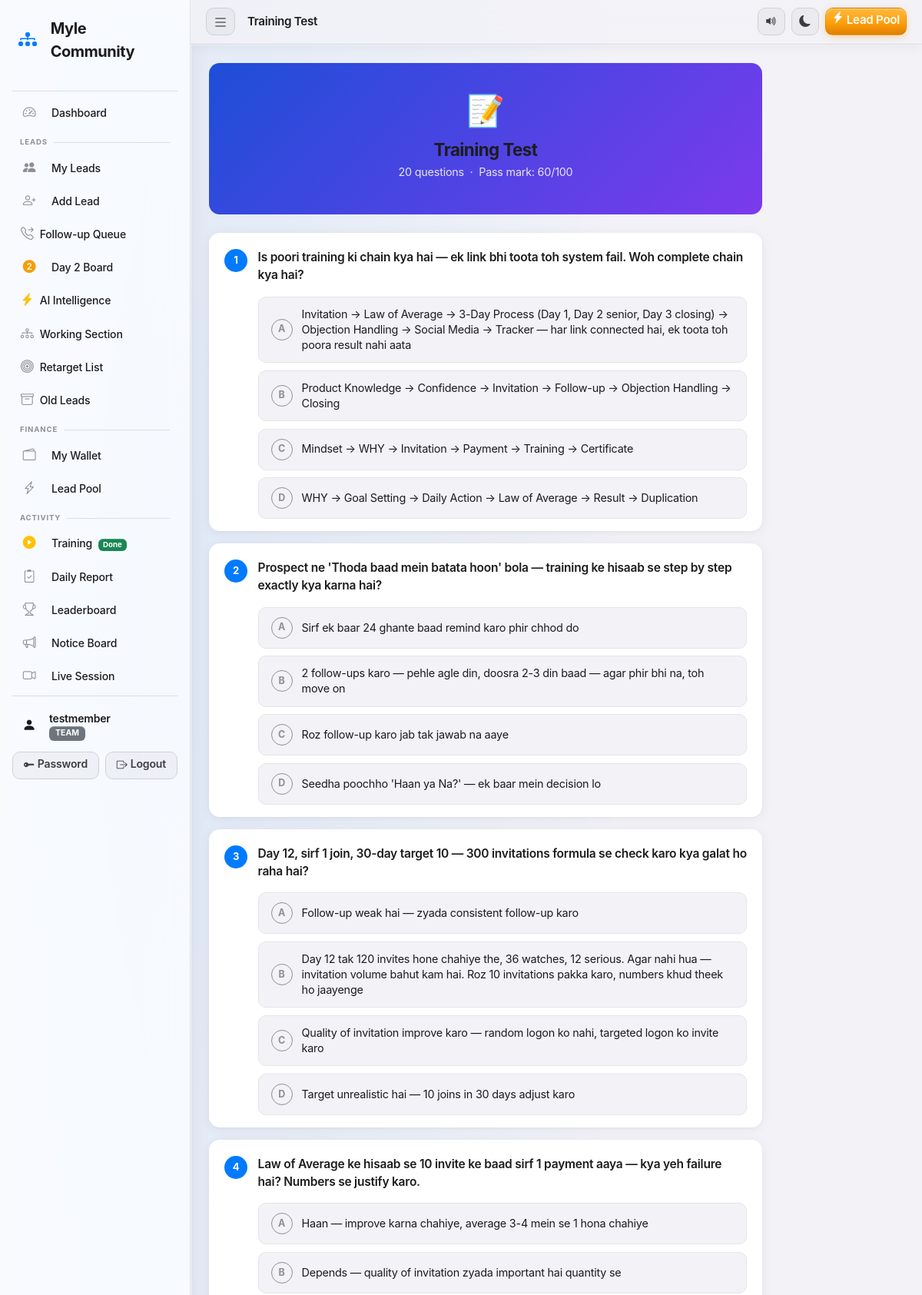
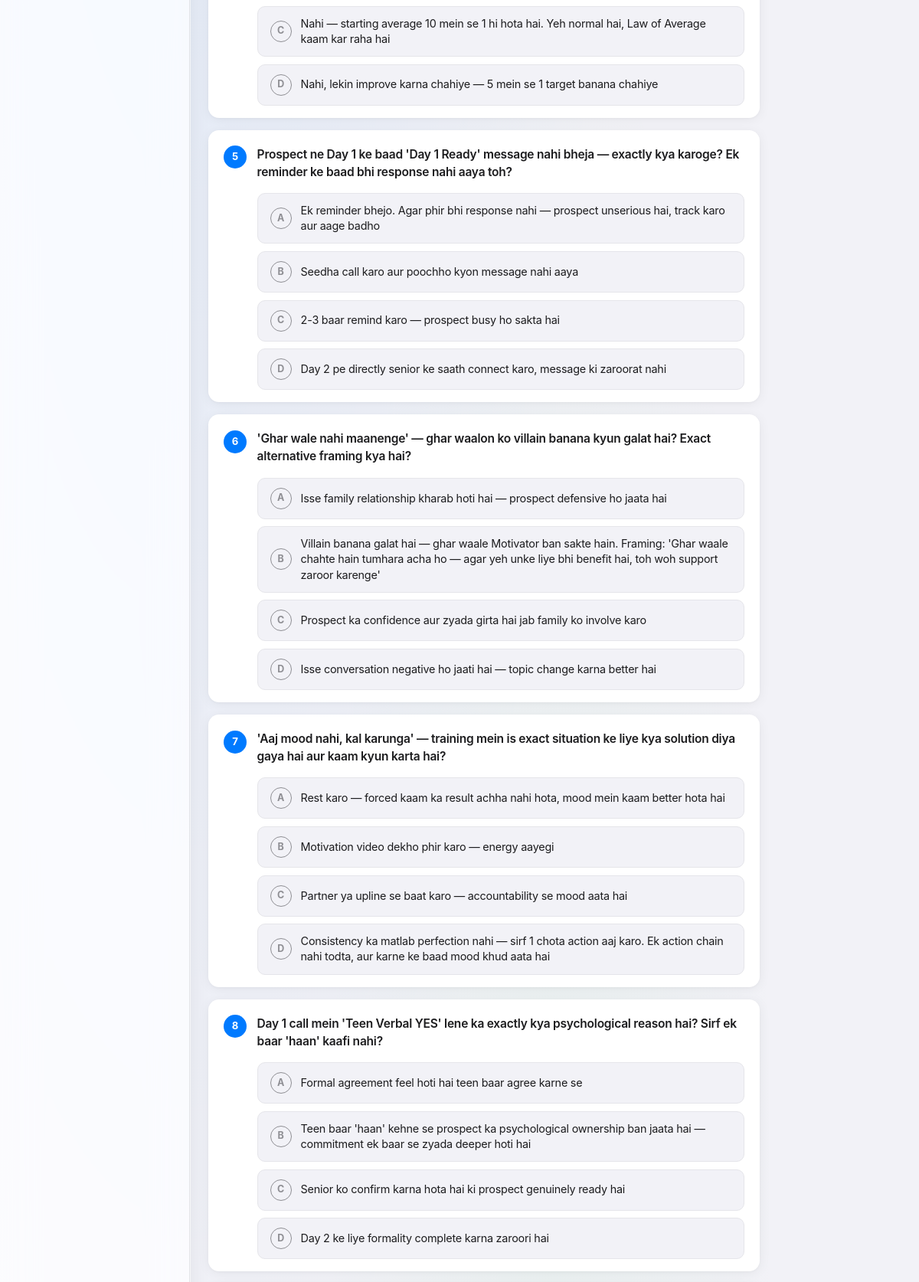
The app's page /training/test (signed in, upper part) with its own data (2 pictures, top to bottom).
### tables this page shows
CREATE TABLE users (
            id         INTEGER PRIMARY KEY AUTOINCREMENT,
            username   TEXT    NOT NULL UNIQUE,
            password   TEXT    NOT NULL,
            role       TEXT    NOT NULL DEFAULT 'team',
            created_at TEXT    NOT NULL DEFAULT (datetime('now','localtime'))
        , fbo_id TEXT NOT NULL DEFAULT '', upline_name TEXT NOT NULL DEFAULT '', phone TEXT NOT NULL DEFAULT '', status TEXT NOT NULL DEFAULT 'pending', email TEXT NOT NULL DEFAULT '', display_picture TEXT NOT NULL DEFAULT '', calling_reminder_time TEXT NOT NULL DEFAULT '', training_required INTEGER NOT NULL DEFAULT 0, training_status TEXT NOT NULL DEFAULT 'not_required', joining_date TEXT NOT NULL DEFAULT '', certificate_path TEXT NOT NULL DEFAULT '', badges_json TEXT NOT NULL DEFAULT '[]', test_score INTEGER NOT NULL DEFAULT -1, test_attempts INTEGER NOT NULL DEFAULT 0, upline_username TEXT NOT NULL DEFAULT '', certificate_blob TEXT NOT NULL DEFAULT '');

CREATE TABLE training_questions (
            id             INTEGER PRIMARY KEY AUTOINCREMENT,
            question       TEXT    NOT NULL,
            option_a       TEXT    NOT NULL DEFAULT '',
            option_b       TEXT    NOT NULL DEFAULT '',
            option_c       TEXT    NOT NULL DEFAULT '',
            option_d       TEXT    NOT NULL DEFAULT '',
            correct_answer TEXT    NOT NULL DEFAULT 'a',
            sort_order     INTEGER NOT NULL DEFAULT 0,
            created_at     TEXT    NOT NULL DEFAULT (datetime('now','localtime'))
        );

### app.py (the view)
@app.route('/training/test')
@login_required
def training_test():
    username = session['username']
    db = get_db()
    user_row = db.execute(
        "SELECT training_status, test_score, test_attempts FROM users WHERE username=?",
        (username,)
    ).fetchone()
    ts = (user_row and user_row['training_status']) or 'pending'
    if ts not in ('completed', 'unlocked'):
        db.close()
        flash('Complete all 7 days of training first.', 'warning')
        return redirect(url_for('training_home'))
    session['training_status'] = ts  # keep session in sync
    questions = db.execute(
        "SELECT * FROM training_questions ORDER BY RANDOM() LIMIT 20"
    ).fetchall()
    test_score   = user_row['test_score']   if user_row else -1
    test_attempts = user_row['test_attempts'] if user_row else 0
    db.close()
    return render_template('training_test.html',
                           questions=questions,
                           test_score=test_score,
                           test_attempts=test_attempts,
                           training_status=ts)

### templates/training_test.html (shortened to what this page needs)
{% extends "base.html" %}
{% block page_title %}Training Test{% endblock %}
{% block content %}
<div class="tq-page">
  <div class="tq-header mb-4">
    <div class="tq-header-icon">📝</div>
    <h4 class="tq-header-title">Training Test</h4>
    <p class="tq-header-sub">{{ questions|length }} questions &nbsp;·&nbsp; Pass mark: 60/100</p>
  </div>
  {% if not questions %}
  <div class="tq-card text-center py-5">
    <i class="bi bi-patch-question tq-empty-icon"></i>
    <h5 class="fw-bold mt-3 mb-2">No questions added yet</h5>
    <p class="tq-subdesc">Admin hasn't added test questions. Check back later.</p>
    <a href="{{ url_for('training_home') }}" class="tq-btn outline mt-2">
      <i class="bi bi-arrow-left me-1"></i>Back to Training
    </a>
  </div>
  {% else %}
  <form method="post" action="{{ url_for('training_test_submit') }}" id="testForm">
    {% for q in questions %}
    <div class="tq-card mb-3" id="qcard_{{ loop.index }}">
      <div class="tq-q-header">
        <div class="tq-q-num">{{ loop.index }}</div>
        <p class="tq-q-text">{{ q.question }}</p>
      </div>
      <div class="tq-options" role="radiogroup">
        {% for opt, label in [('option_a','a'), ('option_b','b'), ('option_c','c'), ('option_d','d')] %}
        {% if q[opt] %}
        <label class="tq-option" for="q{{ q.id }}_{{ label }}" onclick="selectOption(this, {{ q.id }})">
          <span class="tq-opt-letter">{{ label|upper }}</span>
          <span class="tq-opt-text">{{ q[opt] }}</span>
        </label>
        {% endif %}
        {% endfor %}
      </div>
    </div>
    {% endfor %}
  </form>
  {% endif %}
</div>
{% endblock %}

### templates/base.html (shortened to what this page needs)
<!DOCTYPE html>
<html lang="en">
<head>
  <link href="https://cdn.jsdelivr.net/npm/bootstrap@5.3.3/dist/css/bootstrap.min.css" rel="stylesheet" />
  <link href="https://cdn.jsdelivr.net/npm/bootstrap-icons@1.11.3/font/bootstrap-icons.min.css" rel="stylesheet" />
  <link href="{{ url_for('static', filename='css/style.css') }}?v=20260318j" rel="stylesheet" />
</head>
<body>
<div class="d-flex" id="wrapper">
  <nav id="sidebar" class="d-flex flex-column p-3">
    <a href="{{ url_for('index') }}" class="sidebar-brand mb-4">
      <i class="bi bi-diagram-3-fill fs-4 me-2"></i>
      <span class="fs-5 fw-bold">Myle Community</span>
    </a>
    <hr />
    <ul class="nav nav-pills flex-column" id="sidebarNav">
      <li class="nav-item">
        {% if session.get('role') == 'admin' %}
        <a href="{{ url_for('admin_dashboard') }}"
           class="nav-link {% if request.endpoint == 'admin_dashboard' %}active{% endif %}">
          <i class="bi bi-speedometer2 me-2"></i><span>Dashboard</span>
        </a>
        {% else %}
        <a href="{{ url_for('team_dashboard') }}"
           class="nav-link {% if request.endpoint == 'team_dashboard' %}active{% endif %}">
          <i class="bi bi-speedometer2 me-2"></i><span>Dashboard</span>
        </a>
        {% endif %}
      </li>
      <li class="nav-section-label"><span>Leads</span><hr class="nav-section-line"></li>
      <li class="nav-item">
        <a href="{{ url_for('leads') }}"
           class="nav-link {% if request.endpoint in ['leads','edit_lead'] %}active{% endif %}">
          <i class="bi bi-people-fill me-2"></i>
          <span>{% if session.get('role') == 'admin' %}All Leads{% else %}My Leads{% endif %}</span>
        </a>
      </li>
      <li class="nav-item">
        <a href="{{ url_for('add_lead') }}"
           class="nav-link {% if request.endpoint == 'add_lead' %}active{% endif %}">
          <i class="bi bi-person-plus me-2"></i><span>Add Lead</span>
        </a>
      </li>
      <li class="nav-item">
        <a class="nav-link d-flex align-items-center justify-content-between {% if request.endpoint == 'follow_up_queue' %}active{% endif %}"
           href="/follow-up">
          <span><i class="bi bi-telephone-forward me-2"></i><span>Follow-up Queue</span></span>
        </a>
      </li>
      {% if session.get('role') != 'admin' %}
      <li class="nav-item">
        <a href="{{ url_for('day2_progress') }}"
           class="nav-link {% if request.endpoint == 'day2_progress' %}active{% endif %}">
          <i class="bi bi-2-circle-fill me-2" style="color:#f59e0b;"></i><span>Day 2 Board</span>
        </a>
      </li>
      {% endif %}
      <li class="nav-item">
        <a href="{{ url_for('intelligence') }}"
           class="nav-link d-flex align-items-center justify-content-between {% if request.endpoint == 'intelligence' %}active{% endif %}">
          <span><i class="bi bi-lightning-charge-fill me-2 text-warning"></i><span>AI Intelligence</span></span>
        </a>
      </li>
      <li class="nav-item">
        <a href="{{ url_for('working') }}"
           class="nav-link d-flex align-items-center justify-content-between {% if request.endpoint in ['working','batch_toggle','quick_advance','api_today_score'] %}active{% endif %}">
          <span><i class="bi bi-diagram-3 me-2"></i><span>Working Section</span></span>
        </a>
      </li>
      {% if session.get('role') != 'admin' %}
      <li class="nav-item">
        <a href="{{ url_for('retarget') }}"
           class="nav-link d-flex align-items-center justify-content-between {% if request.endpoint == 'retarget' %}active{% endif %}">
          <span><i class="bi bi-bullseye me-2"></i><span>Retarget List</span></span>
        </a>
      </li>
      {% endif %}
      <li class="nav-item">
        <a href="{{ url_for('old_leads') }}"
           class="nav-link d-flex align-items-center justify-content-between {% if request.endpoint == 'old_leads' %}active{% endif %}">
          <span><i class="bi bi-archive me-2"></i><span>Old Leads</span></span>
        </a>
      </li>
      <li class="nav-section-label"><span>Finance</span><hr class="nav-section-line"></li>
      {% if session.get('role') == 'admin' %}
      <li class="nav-item">
        <a href="{{ url_for('admin_wallet_requests') }}"
           class="nav-link d-flex align-items-center justify-content-between {% if request.endpoint in ['admin_wallet_requests','approve_recharge','reject_recharge'] %}active{% endif %}">
          <span><i class="bi bi-wallet2 me-2"></i><span>Recharges</span></span>
          {% if wallet_pending > 0 %}<span class="badge bg-success">{{ wallet_pending }}</span>{% endif %}
        </a>
      </li>
      {% else %}
      <li class="nav-item">
        <a href="{{ url_for('wallet') }}"
           class="nav-link {% if request.endpoint == 'wallet' %}active{% endif %}">
          <i class="bi bi-wallet2 me-2"></i><span>My Wallet</span>
        </a>
      </li>
      <li class="nav-item">
        <a href="{{ url_for('lead_pool') }}"
           class="nav-link {% if request.endpoint == 'lead_pool' %}active{% endif %}">
          <i class="bi bi-lightning-charge me-2"></i><span>Lead Pool</span>
        </a>
      </li>
      {% endif %}
      <li class="nav-section-label"><span>Activity</span><hr class="nav-section-line"></li>
      {% if session.get('role') != 'admin' %}
      <li class="nav-item">
        <a href="{{ url_for('training_home') }}"
           class="nav-link {% if request.endpoint in ['training_home','training_complete_day','training_certificate','training_upload_certificate'] %}active{% endif %}">
          {% if session.get('training_status') in ('pending', 'in_progress', 'completed') %}
            <i class="bi bi-play-circle-fill me-2 text-warning"></i>
          {% else %}
            <i class="bi bi-mortarboard me-2"></i>
          {% endif %}
          <span>Training
            {% if session.get('training_status') == 'completed' %}
              <span class="badge bg-success ms-1" style="font-size:0.6rem;">Done</span>
            {% elif session.get('training_status') in ('pending', 'in_progress') %}
              <span class="badge bg-warning text-dark ms-1" style="font-size:0.6rem;">Required</span>
            {% endif %}
          </span>
        </a>
      </li>
      <li class="nav-item">
        <a href="{{ url_for('report_submit') }}"
           class="nav-link {% if request.endpoint == 'report_submit' %}active{% endif %}">
          <i class="bi bi-clipboard2-check me-2"></i><span>Daily Report</span>
        </a>
      </li>
      {% endif %}
      <li class="nav-item">
        <a href="{{ url_for('leaderboard') }}"
           class="nav-link {% if request.endpoint == 'leaderboard' %}active{% endif %}">
          <i class="bi bi-trophy me-2"></i><span>Leaderboard</span>
        </a>
      </li>
      <li class="nav-item">
        <a href="{{ url_for('announcements') }}"
           class="nav-link {% if request.endpoint in ['announcements','post_announcement','delete_announcement'] %}active{% endif %}">
          <i class="bi bi-megaphone me-2"></i><span>Notice Board</span>
        </a>
      </li>
      <li class="nav-item">
        <a href="{{ url_for('live_session') if session.get('role') != 'admin' else url_for('admin_live_session') }}"
           class="nav-link {% if request.endpoint in ['live_session','admin_live_session'] %}active{% endif %}">
          <i class="bi bi-camera-video me-2"></i><span>Live Session</span>
        </a>
      </li>
      <li style="padding-top:0.75rem;margin-top:0.25rem;border-top:1px solid var(--sep);">
        <a href="{{ url_for('profile') }}" class="sidebar-user-link d-flex align-items-center gap-2 px-1 mb-2">
          {% if session.get('has_dp') or session.get('dp') %}
            <img src="{{ url_for('profile_dp') }}" alt="DP"
                 style="width:36px;height:36px;border-radius:50%;object-fit:cover;border:2px solid rgba(255,255,255,0.4);"
                 onerror="this.style.display='none';this.nextElementSibling.style.display='flex';">
            <span class="d-flex align-items-center justify-content-center rounded-circle bg-white bg-opacity-10"
                  style="width:36px;height:36px;flex-shrink:0;display:none!important;">
              <i class="bi bi-person-fill" style="font-size:1.1rem;"></i>
            </span>
          {% else %}
            <span class="d-flex align-items-center justify-content-center rounded-circle bg-white bg-opacity-10"
                  style="width:36px;height:36px;flex-shrink:0;">
              <i class="bi bi-person-fill" style="font-size:1.1rem;"></i>
            </span>
          {% endif %}
          <div class="d-flex flex-column" style="min-width:0;">
            <span class="small fw-semibold text-truncate">{{ session.get('username', '') }}</span>
            <span class="badge {% if session.get('role') == 'admin' %}bg-warning text-dark{% else %}bg-secondary{% endif %} px-2 py-1" style="font-size:0.65rem; width:fit-content;">
              {{ session.get('role', '') | upper }}
            </span>
          </div>
        </a>
        <div class="d-flex gap-2">
          <a href="{{ url_for('change_password') }}" class="btn btn-sm btn-outline-secondary flex-fill" title="Change Password">
            <i class="bi bi-key-fill me-1"></i><span>Password</span>
          </a>
          <a href="{{ url_for('logout') }}" class="btn btn-sm btn-outline-secondary flex-fill">
            <i class="bi bi-box-arrow-right me-1"></i><span>Logout</span>
          </a>
        </div>
      </li>
    </ul>
  </nav>
  <div id="page-content-wrapper" class="w-100">
    <nav class="navbar border-bottom px-3 py-2 d-flex align-items-center">
      <button class="btn btn-sm btn-outline-secondary me-3" id="sidebarToggle" aria-label="Toggle sidebar">
        <i class="bi bi-list fs-5"></i>
      </button>
      <span class="navbar-page-title fw-semibold">{% block page_title %}{% endblock %}</span>
      <div class="ms-auto d-flex align-items-center gap-1 nav-toolbar">
        <button id="soundToggle" onclick="toggleSound()" class="nav-icon-btn" title="Toggle sound" aria-label="Toggle sound">
          <i class="bi bi-volume-up-fill" id="soundIcon"></i>
        </button>
        <button id="darkToggle" class="nav-icon-btn" title="Dark mode" aria-label="Toggle dark mode">
          <i class="bi bi-moon-fill" id="darkIcon"></i>
        </button>
        {% if session.get('role') == 'admin' %}
        <a href="{{ url_for('add_lead') }}" class="btn btn-primary btn-sm d-none d-sm-inline-flex">
          <i class="bi bi-plus-lg me-1"></i>Add Lead
        </a>
        {% else %}
        <a href="{{ url_for('lead_pool') }}" class="btn btn-warning btn-sm text-dark fw-semibold d-none d-sm-inline-flex">
          <i class="bi bi-lightning-charge-fill me-1"></i>Lead Pool
        </a>
        {% endif %}
      </div>
    </nav>
    <div class="container-fluid p-4">
      {% block content %}{% endblock %}
    </div>
  </div>
</div>
</body>
</html>

### records on screen
users: get "testmember", get "TEAM"
training_questions: question "Is poori training ki chain kya hai — ek link bhi toota toh system fail. Woh complete chain kya hai?", label "A" "B" "C" "D", option_a "Invitation → Law of Average → 3-Day Process (Day 1, Day 2 senior, Day 3 closing) → Objection Handling → Social Media → Tracker — har link connected hai, ek toota toh poora result nahi aata" "Product Knowledge → Confidence → Invitation → Follow-up → Objection Handling → Closing" "Mindset → WHY → Invitation → Payment → Training → Certificate" "WHY → Goal Setting → Daily Action → Law of Average → Result → Duplication"
training_questions: question "Prospect ne 'Thoda baad mein batata hoon' bola — training ke hisaab se step by step exactly kya karna hai?", label "A" "B" "C" "D", option_a "Sirf ek baar 24 ghante baad remind karo phir chhod do" "2 follow-ups karo — pehle agle din, doosra 2-3 din baad — agar phir bhi na, toh move on" "Roz follow-up karo jab tak jawab na aaye" "Seedha poochho 'Haan ya Na?' — ek baar mein decision lo"
training_questions: question "Day 12, sirf 1 join, 30-day target 10 — 300 invitations formula se check karo kya galat ho raha hai?", label "A" "B" "C" "D", option_a "Follow-up weak hai — zyada consistent follow-up karo" "Day 12 tak 120 invites hone chahiye the, 36 watches, 12 serious. Agar nahi hua — invitation volume bahut kam hai. Roz 10 invitations pakka karo, numbers khud theek ho jaayenge" "Quality of invitation improve karo — random logon ko nahi, targeted logon ko invite karo" "Target unrealistic hai — 10 joins in 30 days adjust karo"
training_questions: question "Law of Average ke hisaab se 10 invite ke baad sirf 1 payment aaya — kya yeh failure hai? Numbers se justify karo.", label "A" "B" "C" "D", option_a "Haan — improve karna chahiye, average 3-4 mein se 1 hona chahiye" "Depends — quality of invitation zyada important hai quantity se" "Nahi — starting average 10 mein se 1 hi hota hai. Yeh normal hai, Law of Average kaam kar raha hai" "Nahi, lekin improve karna chahiye — 5 mein se 1 target banana chahiye"
training_questions: question "Prospect ne Day 1 ke baad 'Day 1 Ready' message nahi bheja — exactly kya karoge? Ek reminder ke baad bhi response nahi aaya toh?", label "A" "B" "C" "D", option_a "Ek reminder bhejo. Agar phir bhi response nahi — prospect unserious hai, track karo aur aage badho" "Seedha call karo aur poochho kyon message nahi aaya" "2-3 baar remind karo — prospect busy ho sakta hai" "Day 2 pe directly senior ke saath connect karo, message ki zaroorat nahi"
training_questions: question "'Ghar wale nahi maanenge' — ghar waalon ko villain banana kyun galat hai? Exact alternative framing kya hai?", label "A" "B" "C" "D", option_a "Isse family relationship kharab hoti hai — prospect defensive ho jaata hai" "Villain banana galat hai — ghar waale Motivator ban sakte hain. Framing: 'Ghar waale chahte hain tumhara acha ho — agar yeh unke liye bhi benefit hai, toh woh support zaroor karenge'" "Prospect ka confidence aur zyada girta hai jab family ko involve karo" "Isse conversation negative ho jaati hai — topic change karna better hai"
training_questions: question "'Aaj mood nahi, kal karunga' — training mein is exact situation ke liye kya solution diya gaya hai aur kaam kyun karta hai?", label "A" "B" "C" "D", option_a "Rest karo — forced kaam ka result achha nahi hota, mood mein kaam better hota hai" "Motivation video dekho phir karo — energy aayegi" "Partner ya upline se baat karo — accountability se mood aata hai" "Consistency ka matlab perfection nahi — sirf 1 chota action aaj karo. Ek action chain nahi todta, aur karne ke baad mood khud aata hai"
training_questions: question "Day 1 call mein 'Teen Verbal YES' lene ka exactly kya psychological reason hai? Sirf ek baar 'haan' kaafi nahi?", label "A" "B" "C" "D", option_a "Formal agreement feel hoti hai teen baar agree karne se" "Teen baar 'haan' kehne se prospect ka psychological ownership ban jaata hai — commitment ek baar se zyada deeper hoti hai" "Senior ko confirm karna hota hai ki prospect genuinely ready hai" "Day 2 ke liye formality complete karna zaroori hai"

### other values on screen
{{ questions|length }} "20"
